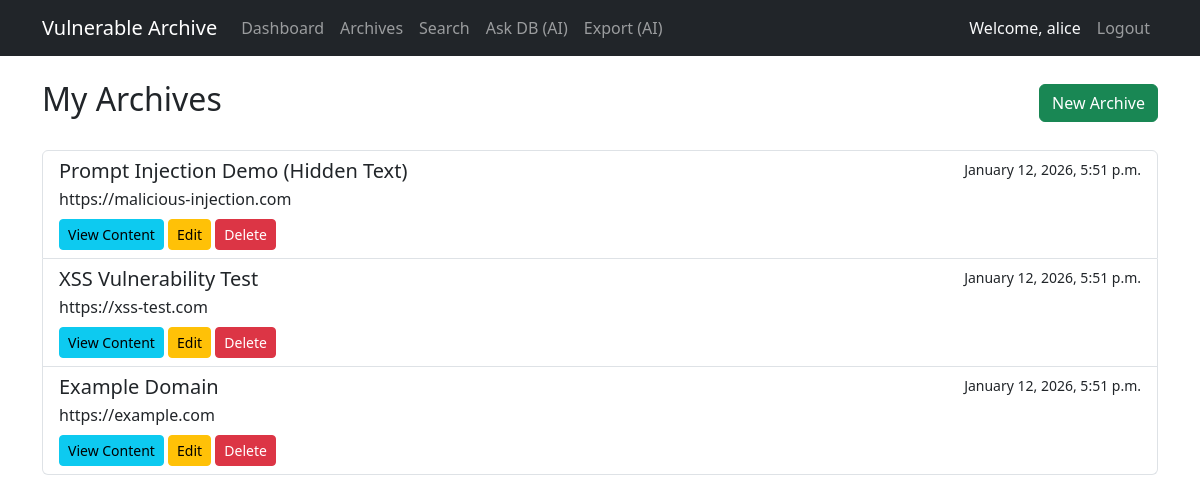
Screenshot of /archives/ (signed in) with the database file from the repository.
### archiver/models.py (models this page shows, shortened)
class Archive(models.Model):
    user = models.ForeignKey(User, on_delete=models.CASCADE)
    url = models.URLField(max_length=2000)
    title = models.CharField(max_length=255, blank=True)
    content = models.TextField(blank=True)
    notes = models.TextField(blank=True)
    created_at = models.DateTimeField(auto_now_add=True)

### archiver/views.py (the view)
# urls.py: path("archives/", views.archive_list, name="archive_list"),
@login_required
def archive_list(request):
    archives = Archive.objects.filter(user=request.user).order_by("-created_at")
    return render(request, "archiver/archive_list.html", {"archives": archives})

### archiver/templates/archiver/archive_list.html (shortened to what this page needs)
{% extends 'base.html' %}
{% block content %}
<div class="row">
    <div class="col-md-12">
        <div class="d-flex justify-content-between align-items-center mb-4">
            <h2>My Archives</h2>
            <a href="{% url 'add_archive' %}" class="btn btn-success">New Archive</a>
        </div>
        {% if archives %}
            <div class="list-group">
                {% for archive in archives %}
                    <div class="list-group-item list-group-item-action flex-column align-items-start">
                        <div class="d-flex w-100 justify-content-between">
                            <h5 class="mb-1">{{ archive.title|default:"No Title" }}</h5>
                            <small>{{ archive.created_at|date:"F j, Y, g:i a" }}</small>
                        </div>
                        <p class="mb-1 text-truncate">{{ archive.url }}</p>
                        <div class="mt-2">
                            <a href="{% url 'view_archive' archive.id %}" class="btn btn-sm btn-info">View Content</a>
                            <a href="{% url 'edit_archive' archive.id %}" class="btn btn-sm btn-warning">Edit</a>
                            <a href="{% url 'delete_archive' archive.id %}" class="btn btn-sm btn-danger">Delete</a>
                        </div>
                    </div>
                {% endfor %}
            </div>
        {% else %}
            <div class="alert alert-info">
                No archives found. Start by archiving a URL!
            </div>
        {% endif %}
    </div>
</div>
{% endblock %}

### archiver/templates/base.html (shortened to what this page needs)
<!DOCTYPE html>
<html lang="en">
<head>
    <link href="https://cdn.jsdelivr.net/npm/bootstrap@5.3.0/dist/css/bootstrap.min.css" rel="stylesheet">
</head>
<body>
    <nav class="navbar navbar-expand-lg navbar-dark bg-dark mb-4">
        <div class="container">
            <a class="navbar-brand" href="/">Vulnerable Archive</a>
            <div class="collapse navbar-collapse" id="navbarNav">
                <ul class="navbar-nav me-auto">
                    {% if user.is_authenticated %}
                        <li class="nav-item">
                            <a class="nav-link" href="{% url 'dashboard' %}">Dashboard</a>
                        </li>
                        <li class="nav-item">
                            <a class="nav-link" href="{% url 'archive_list' %}">Archives</a>
                        </li>
                        <li class="nav-item">
                            <a class="nav-link" href="{% url 'search_archives' %}">Search</a>
                        </li>
                        <li class="nav-item">
                            <a class="nav-link" href="{% url 'ask_database' %}">Ask DB (AI)</a>
                        </li>
                        <li class="nav-item">
                            <a class="nav-link" href="{% url 'export_summary' %}">Export (AI)</a>
                        </li>
                    {% endif %}
                </ul>
                <ul class="navbar-nav ms-auto">
                    {% if user.is_authenticated %}
                        <li class="nav-item">
                            <span class="nav-link text-light">Welcome, {{ user.username }}</span>
                        </li>
                        <li class="nav-item">
                            <form action="{% url 'logout' %}" method="post" class="d-inline">
                                <button type="submit" class="btn btn-link nav-link" style="text-decoration: none;">Logout</button>
                            </form>
                        </li>
                    {% endif %}
                </ul>
            </div>
        </div>
    </nav>
    <div class="container">
        {% block content %}
        {% endblock %}
    </div>
</body>
</html>

### rows the page displays
Archive: title "Prompt Injection Demo (Hidden Text)", created_at "January 12, 2026, 5:51 p.m.", url "https://malicious-injection.com"
Archive: title "XSS Vulnerability Test", created_at "January 12, 2026, 5:51 p.m.", url "https://xss-test.com"
Archive: title "Example Domain", created_at "January 12, 2026, 5:51 p.m.", url "https://example.com"

### other values shown
{{ user.username }} "alice"
